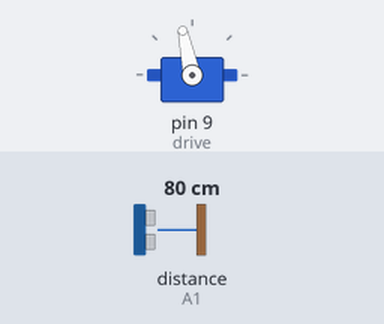
This sketch was run on a simulated Arduino Uno, built with avr-gcc and run on an emulated ATmega328P. Parts: servo. The test bench sets the inputs (shaded band); at power-on: distance to the obstacle (sensor on A1) 80 cm. The echo pulse lasts 58.3 µs per cm.

Above: at 3.9 s.
4.0 s: distance to the obstacle (sensor on A1) set to 55 cm
5.5 s: distance to the obstacle (sensor on A1) set to 45 cm
At 7.0 s:
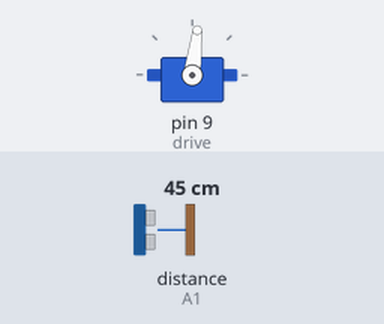
8.5 s: distance to the obstacle (sensor on A1) set to 60 cm
11.2 s: distance to the obstacle (sensor on A1) set to 2 cm
At 12.0 s:
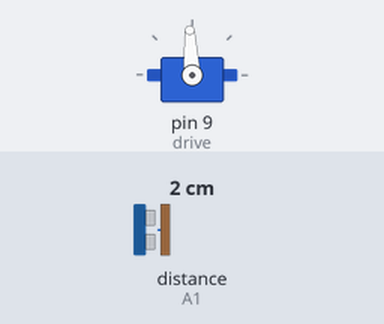
Timing chart, 0 to 15.2 s (numbered marks = the images above; inputs shaded):
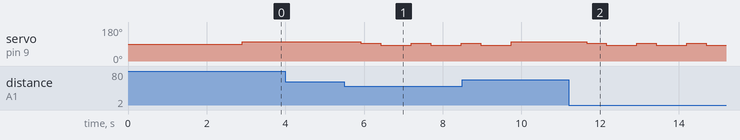

The sketch:

CarWithSensor.ino
```cpp
//Car with sensor and servo steering
//Cooper G

int drive = 9;
int turn = 10;
int pos1 = 11;

#include <NewPing.h>
#include <Servo.h>

Servo driveSpark;
Servo turnServo;

#define TRIG_PIN A0
#define ECHO_PIN A1
#define MAX_DISTANCE 200
#define MAX_SPEED 190 // sets speed of DC  motors
#define MAX_SPEED_OFFSET 20

NewPing sonar(TRIG_PIN, ECHO_PIN, MAX_DISTANCE);


Servo myservo;

boolean goesForward=false;
int distance = 100;
int speedSet = 0;

void setup() {

 driveSpark.attach(drive);
  delay(2000);
  distance = readPing();
  delay(100);
  distance = readPing();
  delay(100);
  distance = readPing();
  delay(100);
  distance = readPing();
  delay(100);

}

void loop() {

 int distanceR = 0;
 int distanceL =  0;
 delay(200);

 driveSpark.writeMicroseconds(1600); //move slowly

 // driveSpark.write(10);
 // delay(1500);
 // driveSpark.write(170); move HELLA quick

 if(distance<=50) // car stops, goes backward for half a second
 {
driveSpark.writeMicroseconds(1500);
  delay(500);
 driveSpark.writeMicroseconds(1400);
  delay(500);

 }
 distance = readPing();
}


int readPing() {
  delay(70);
  int cm = sonar.ping_cm();
  if(cm==0)
  {
    cm = 250;
  }
  return cm;


}
```

Measured:
- the behaviour switches between 50 and 49 cm on distance to the obstacle (sensor on A1) (found by bisection; images 0 and 1)
- after the input at 4.0 s, every drawn part: stays the same
- after the input at 5.5 s, servo on pin 9 (drive): alternates 93° for 0.50 s and 83° for 0.77 s, starting after 0.42 s
- after the input at 11.2 s, servo on pin 9 (drive): alternates 93° for 0.50 s and 83° for 0.77 s, starting after 0.46 s
